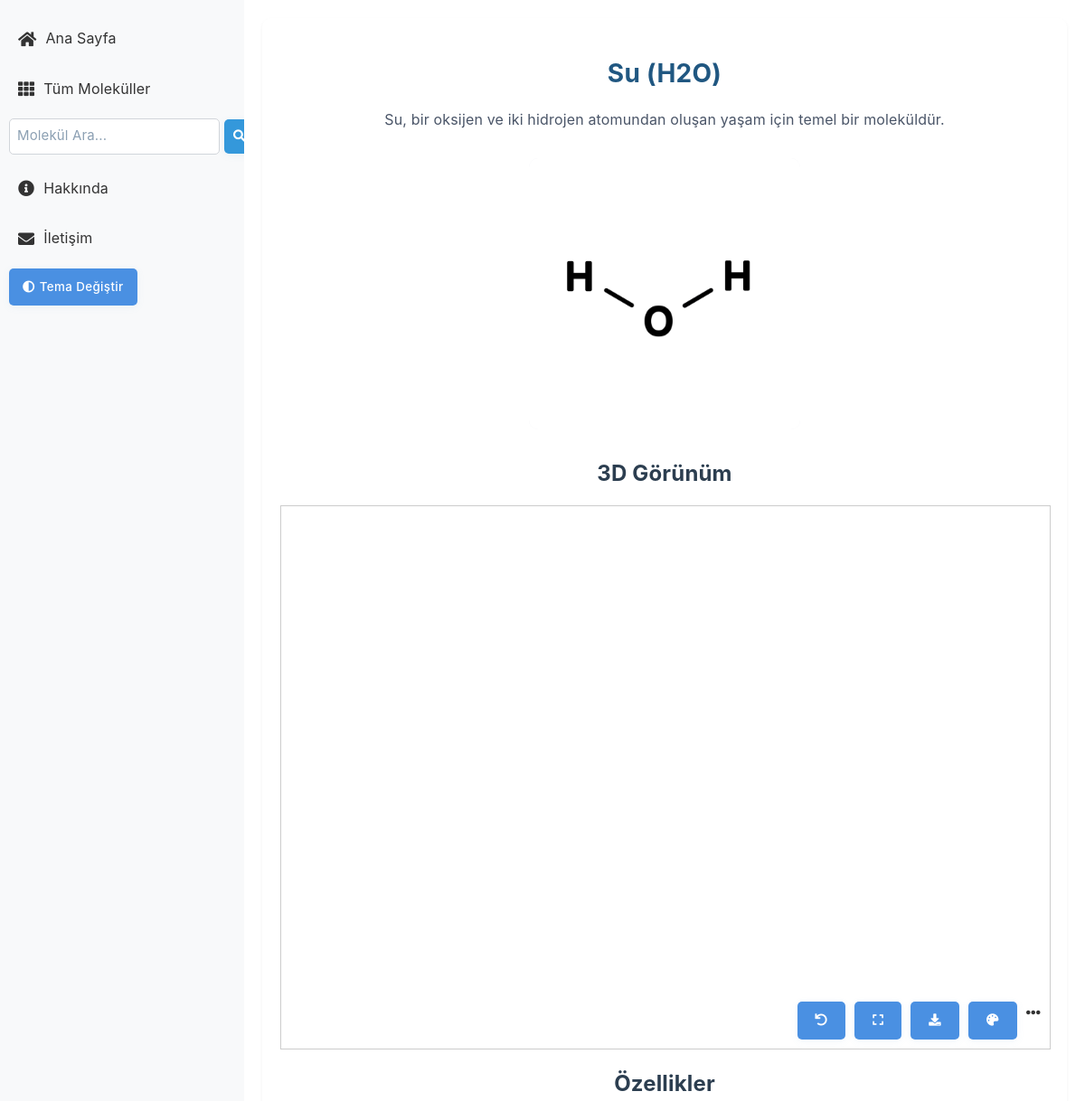
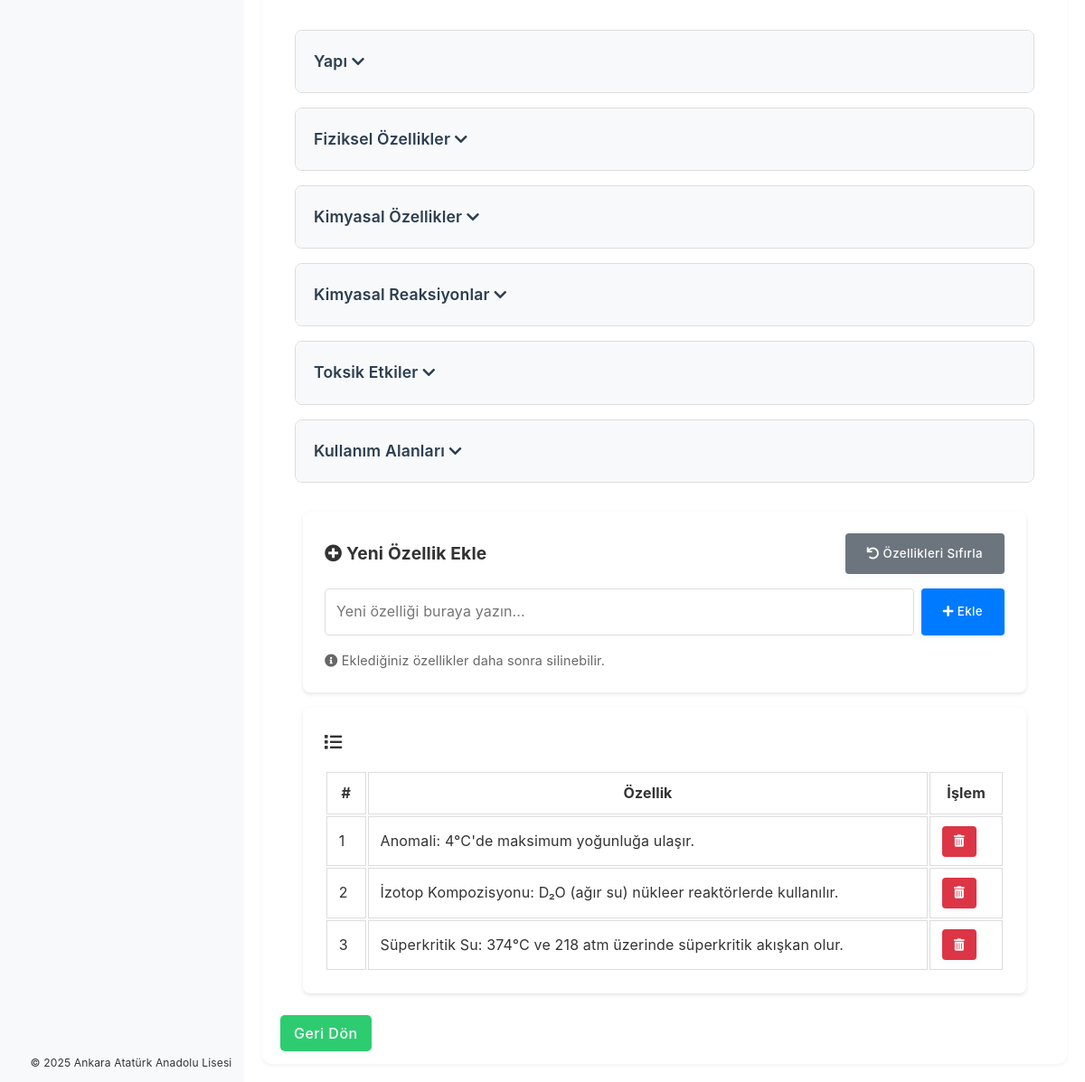
Page /molekul/H2O on the committed database (2 pictures, top to bottom).
### app.py (models this page shows, shortened)
class Molekul(db.Model):
    id = db.Column(db.Integer, primary_key=True)
    ad = db.Column(db.String(100), nullable=False)
    kimyasal_formul = db.Column(db.String(20), unique=True, nullable=False)
    aciklama = db.Column(db.Text, nullable=False)
    tur = db.Column(db.String(50), nullable=True)  # "iyonik", "kovalent" veya "metalik"
    resim_url = db.Column(db.String(200), nullable=True)  # Molekül resmi için URL
    dosya_3d = db.Column(db.String(200), nullable=True)  # 3D dosya adı
    silinebilir = db.Column(db.Boolean, default=True)

class MolekulYapisi(db.Model):
    id = db.Column(db.Integer, primary_key=True)
    resim_url = db.Column(db.String(200), nullable=False)  # Yapısal görünüm resmi için URL
    molekul_id = db.Column(db.Integer, db.ForeignKey('molekul.id'), nullable=False)
    molekul = db.relationship('Molekul', backref=db.backref('yapisal_gorunum', lazy=True))

class Ozellik(db.Model):
    id = db.Column(db.Integer, primary_key=True)
    tanim = db.Column(db.String(100), nullable=False)
    molekul_id = db.Column(db.Integer, db.ForeignKey('molekul.id'), nullable=False)
    molekul = db.relationship('Molekul', backref=db.backref('ozellikler', lazy=True))
    aktif = db.Column(db.Boolean, default=True)
    silinebilir = db.Column(db.Boolean, default=True)

### app.py (the view)
@app.route('/molekul/<kimyasal_formul>')
def molekul_detay(kimyasal_formul):
    molekul = Molekul.query.filter_by(kimyasal_formul=kimyasal_formul).first()
    if molekul:
        ozellikler = molekul.ozellikler  # Molekülün özelliklerini al
        return render_template('molekul.html', molekul=molekul, ozellikler=ozellikler)
    else:
        return "Molekül bulunamadı!"

### app.py (called while the page is built)
@app.context_processor
def inject_nav_links():
    return dict(nav_links=nav_links)

### templates/molekul.html (shortened to what this page needs)
{% extends "base.html" %}
{% block content %}
<div class="container molekul-detay-container">
    <div class="molekul-header">
        <h1 class="molekul-title">{{ molekul.ad }} ({{ molekul.kimyasal_formul }})</h1>
        <p class="molekul-description">{{ molekul.aciklama }}</p>
    </div>
    <div class="molekul-images">
        <img src="{{ molekul.yapisal_gorunum[0].resim_url }}" alt="{{ molekul.ad }} Yapısal Görünüm" class="large-image">
    </div>
    <h2>3D Görünüm</h2>
    {% if molekul.dosya_3d %}
    <div id="visualization-container" style="width: 100%; height: 600px; border: 1px solid #ccc; position: relative;">
        <div id="3d-viewer" style="width: 100%; height: 100%; position: relative;">
            <div id="controls" style="position: absolute; bottom: 10px; right: 10px; z-index: 1000; display: flex; gap: 10px;">
                <button id="reset-view" class="control-btn" title="Görünümü Sıfırla">
                    <i class="fas fa-undo"></i>
                </button>
                <button id="fullscreen" class="control-btn" title="Tam Ekran">
                    <i class="fas fa-expand"></i>
                </button>
                <button id="download-model" class="control-btn" title="Molekülü İndir">
                    <i class="fas fa-download"></i>
                </button>
                <button id="change-color" class="control-btn" title="Renk Değiştir">
                    <i class="fas fa-palette"></i>
                </button>
                <div id="more-options" class="control-btn" title="Daha Fazla">
                    <i class="fas fa-ellipsis-h"></i>
                </div>
            </div>
        </div>
    </div>
    {% else %}
    <p>Bu molekül için 3D dosyası bulunmamaktadır.</p>
    {% endif %}
    <h2>Özellikler</h2>
    <div class="molekul-ozellikler-container">
        <div class="ozellikler-accordion">
            {% set basliklar = ['Yapı', 'Fiziksel Özellikler', 'Kimyasal Özellikler', 'Kimyasal Reaksiyonlar', 'Toksik Etkiler', 'Kullanım Alanları'] %}
            {% for baslik in basliklar %}
                {% for ozellik in ozellikler %}
                    {% if ozellik.aktif and baslik in ozellik.tanim %}
                        <div class="accordion-item">
                            <div class="accordion-header" onclick="toggleAccordion(this)">
                                <div class="header-content">
                                    <span class="property-title">{{ baslik }}</span>
                                    <i class="fas fa-chevron-down"></i>
                                </div>
                            </div>
                        </div>
                    {% endif %}
                {% endfor %}
            {% endfor %}
        </div>
    </div>
    <div class="yeni-ozellik-form">
        <div class="ozellik-card">
            <div class="ozellik-header">
                <h5 class="ozellik-title">
                    <i class="fas fa-plus-circle"></i>
                    Yeni Özellik Ekle
                </h5>
                <button onclick="ozellikleriSifirla()" class="sifirla-btn">
                    <i class="fas fa-undo"></i> Özellikleri Sıfırla
                </button>
            </div>
            <div class="ozellik-input-group">
                <input type="text"
                       id="yeni-ozellik"
                       placeholder="Yeni özelliği buraya yazın..."
                       maxlength="100"
                       onkeydown="if(event.key==='Enter'){event.preventDefault();ozellikEkle();}">
                <button onclick="ozellikEkle()" class="ekle-btn">
                    <i class="fas fa-plus"></i> Ekle
                </button>
            </div>
            <div class="info-text">
                <i class="fas fa-info-circle"></i>
                Eklediğiniz özellikler daha sonra silinebilir.
            </div>
        </div>
        <div class="ozellik-card" style="margin-top:1rem;">
            <h5 class="ozellik-title">
                <i class="fas fa-list"></i>
            </h5>
            <table class="table table-bordered ek-ozellikler-table" style="width:100%;margin-top:1rem;">
                <thead>
                    <tr>
                        <th>#</th>
                        <th>Özellik</th>
                        <th>İşlem</th>
                    </tr>
                </thead>
                <tbody>
                    {% set ek_ozellikler = ozellikler | selectattr('silinebilir') | selectattr('aktif') | list %}
                    {% if ek_ozellikler %}
                        {% for ozellik in ek_ozellikler %}
                        <tr>
                            <td>{{ loop.index }}</td>
                            <td>{{ ozellik.tanim }}</td>
                            <td>
                                <button class="ek-ozellik-sil-btn" onclick="ekOzellikSil({{ ozellik.id }})" title="Sil">
                                    <i class="fas fa-trash-alt"></i>
                                </button>
                            </td>
                        </tr>
                        {% endfor %}
                    {% else %}
                        <tr>
                            <td colspan="3" style="text-align:center;">Ek özellik bulunamadı.</td>
                        </tr>
                    {% endif %}
                </tbody>
            </table>
        </div>
    </div>
    <a href="{{ url_for('tum_molekuller') }}" class="btn btn-secondary">Geri Dön</a>
</div>
{% endblock %}

### rows in the picture
Molekul: ad "Su", kimyasal_formul "H2O", aciklama "Su, bir oksijen ve iki hidrojen atomundan oluşan yaşam için temel bir moleküldür."
MolekulYapisi: resim_url (picture)
Ozellik: baslik "Yapı"
Ozellik: baslik "Fiziksel Özellikler"
Ozellik: baslik "Kimyasal Özellikler"
Ozellik: baslik "Kimyasal Reaksiyonlar"
Ozellik: baslik "Toksik Etkiler"
Ozellik: baslik "Kullanım Alanları"
Ozellik: tanim "Anomali: 4°C'de maksimum yoğunluğa ulaşır."
Ozellik: tanim "İzotop Kompozisyonu: D₂O (ağır su) nükleer reaktörlerde kullanılır."
Ozellik: tanim "Süperkritik Su: 374°C ve 218 atm üzerinde süperkritik akışkan olur."
